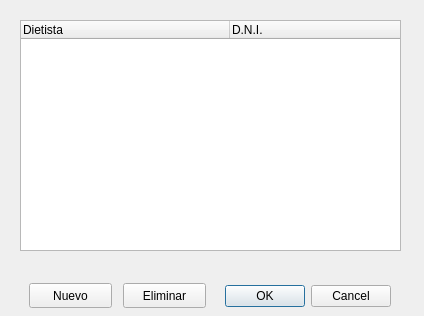
<?xml version="1.0" encoding="UTF-8"?>
<ui version="4.0">
 <class>DialogDiet</class>
 <widget class="QDialog" name="DialogDiet">
  <property name="windowModality">
   <enum>Qt::ApplicationModal</enum>
  </property>
  <property name="geometry">
   <rect>
    <x>0</x>
    <y>0</y>
    <width>424</width>
    <height>316</height>
   </rect>
  </property>
  <property name="focusPolicy">
   <enum>Qt::WheelFocus</enum>
  </property>
  <property name="windowTitle">
   <string>Abrir Perfil Dietista</string>
  </property>
  <widget class="QDialogButtonBox" name="buttonBox">
   <property name="geometry">
    <rect>
     <x>210</x>
     <y>280</y>
     <width>181</width>
     <height>32</height>
    </rect>
   </property>
   <property name="orientation">
    <enum>Qt::Horizontal</enum>
   </property>
   <property name="standardButtons">
    <set>QDialogButtonBox::Cancel|QDialogButtonBox::Ok</set>
   </property>
  </widget>
  <widget class="QPushButton" name="Button_Nuevo">
   <property name="geometry">
    <rect>
     <x>29</x>
     <y>283</y>
     <width>83</width>
     <height>25</height>
    </rect>
   </property>
   <property name="text">
    <string>Nuevo</string>
   </property>
  </widget>
  <widget class="QPushButton" name="Button_Elim">
   <property name="geometry">
    <rect>
     <x>123</x>
     <y>283</y>
     <width>83</width>
     <height>25</height>
    </rect>
   </property>
   <property name="text">
    <string>Eliminar</string>
   </property>
  </widget>
  <widget class="QTreeWidget" name="treeWidget">
   <property name="geometry">
    <rect>
     <x>20</x>
     <y>20</y>
     <width>381</width>
     <height>231</height>
    </rect>
   </property>
   <property name="lineWidth">
    <number>1</number>
   </property>
   <property name="midLineWidth">
    <number>1</number>
   </property>
   <property name="autoScrollMargin">
    <number>16</number>
   </property>
   <property name="alternatingRowColors">
    <bool>true</bool>
   </property>
   <property name="columnCount">
    <number>2</number>
   </property>
   <attribute name="headerDefaultSectionSize">
    <number>209</number>
   </attribute>
   <attribute name="headerMinimumSectionSize">
    <number>170</number>
   </attribute>
   <column>
    <property name="text">
     <string>Dietista</string>
    </property>
   </column>
   <column>
    <property name="text">
     <string>D.N.I.</string>
    </property>
   </column>
  </widget>
 </widget>
 <tabstops>
  <tabstop>treeWidget</tabstop>
  <tabstop>Button_Nuevo</tabstop>
  <tabstop>Button_Elim</tabstop>
  <tabstop>buttonBox</tabstop>
 </tabstops>
 <resources/>
 <connections>
  <connection>
   <sender>buttonBox</sender>
   <signal>accepted()</signal>
   <receiver>DialogDiet</receiver>
   <slot>accept()</slot>
   <hints>
    <hint type="sourcelabel">
     <x>248</x>
     <y>254</y>
    </hint>
    <hint type="destinationlabel">
     <x>157</x>
     <y>274</y>
    </hint>
   </hints>
  </connection>
  <connection>
   <sender>buttonBox</sender>
   <signal>rejected()</signal>
   <receiver>DialogDiet</receiver>
   <slot>reject()</slot>
   <hints>
    <hint type="sourcelabel">
     <x>316</x>
     <y>260</y>
    </hint>
    <hint type="destinationlabel">
     <x>286</x>
     <y>274</y>
    </hint>
   </hints>
  </connection>
 </connections>
</ui>
